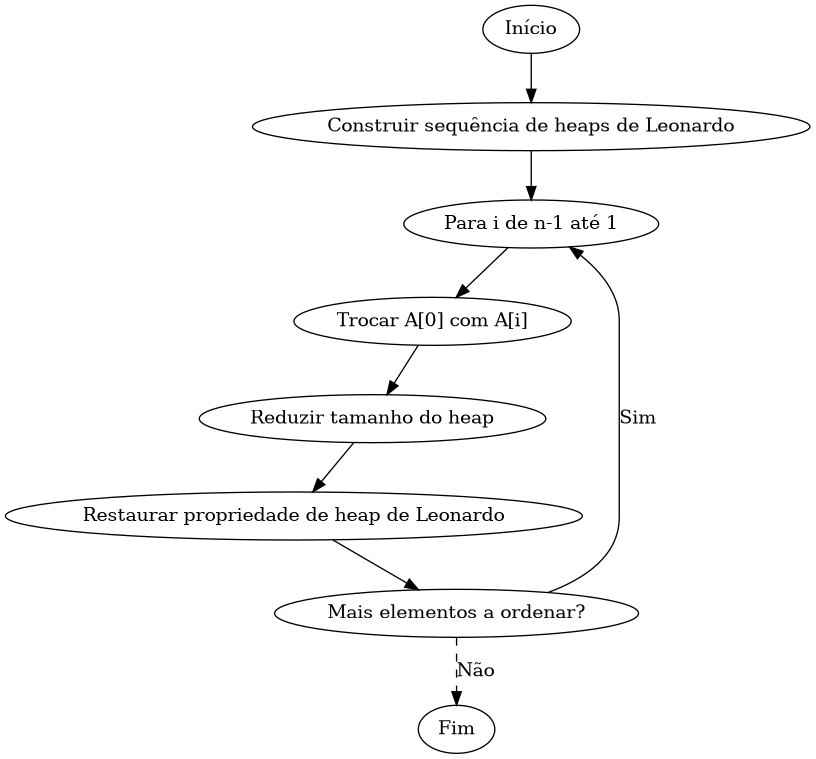

This chart was generated by the following Python code:
from graphviz import Digraph

g = Digraph('SmoothSort', filename='smooth_fluxograma', format='png')
g.attr(rankdir='TB')

# Nós
g.node('A', 'Início')
g.node('B', 'Construir sequência de heaps de Leonardo')
g.node('C', 'Para i de n-1 até 1')
g.node('D', 'Trocar A[0] com A[i]')
g.node('E', 'Reduzir tamanho do heap')
g.node('F', 'Restaurar propriedade de heap de Leonardo')
g.node('G', 'Mais elementos a ordenar?')
g.node('H', 'Fim')

# Conexões
g.edge('A', 'B')
g.edge('B', 'C')
g.edge('C', 'D')
g.edge('D', 'E')
g.edge('E', 'F')
g.edge('F', 'G')
g.edge('G', 'C', label='Sim')
g.edge('G', 'H', label='Não', style='dashed')

# Gera o arquivo
g.render()
